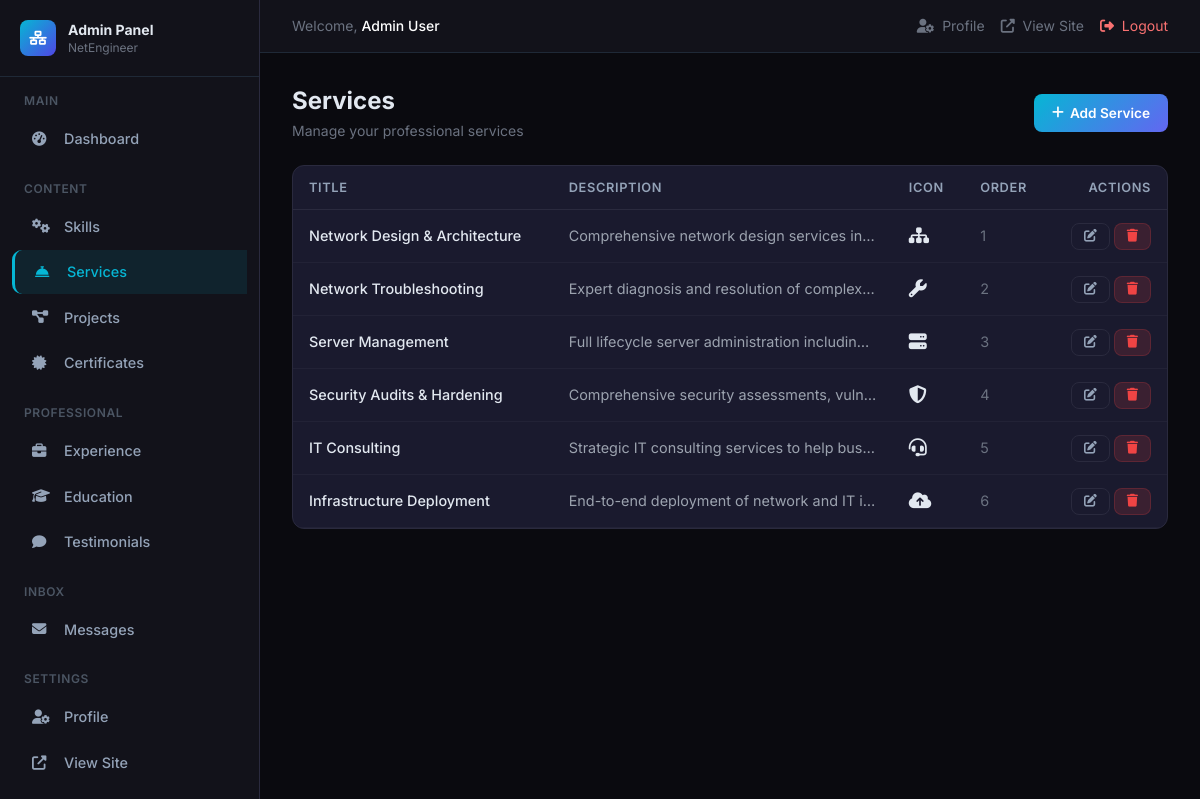
Screenshot of /admin/services.php (signed in) with the database file from the repository.
### tables this page shows
CREATE TABLE `site_settings` (
    `id` INT UNSIGNED AUTO_INCREMENT PRIMARY KEY,
    `site_name` VARCHAR(255) NOT NULL DEFAULT 'Network Engineer Portfolio',
    `site_title` VARCHAR(500) DEFAULT NULL,
    `site_description` TEXT DEFAULT NULL,
    `logo` VARCHAR(500) DEFAULT NULL,
    `favicon` VARCHAR(500) DEFAULT NULL,
    `created_at` TIMESTAMP DEFAULT CURRENT_TIMESTAMP,
    `updated_at` TIMESTAMP DEFAULT CURRENT_TIMESTAMP ON UPDATE CURRENT_TIMESTAMP
);

CREATE TABLE `services` (
    `id` INT UNSIGNED AUTO_INCREMENT PRIMARY KEY,
    `title` VARCHAR(255) NOT NULL,
    `description` TEXT NOT NULL,
    `icon` VARCHAR(100) DEFAULT NULL,
    `display_order` INT UNSIGNED NOT NULL DEFAULT 0,
    `created_at` TIMESTAMP DEFAULT CURRENT_TIMESTAMP,
    `updated_at` TIMESTAMP DEFAULT CURRENT_TIMESTAMP ON UPDATE CURRENT_TIMESTAMP,
    INDEX `idx_services_order` (`display_order`)
);

### config/database.php (called while the page is built, shortened)
<?php
function getDB(): PDO {
    static $pdo = null;
    if ($pdo === null) {
        try {
            $dsn = "mysql:host=" . DB_HOST . ";dbname=" . DB_NAME . ";charset=" . DB_CHARSET;
            $options = [
                PDO::ATTR_ERRMODE            => PDO::ERRMODE_EXCEPTION,
                PDO::ATTR_DEFAULT_FETCH_MODE => PDO::FETCH_ASSOC,
                PDO::ATTR_EMULATE_PREPARES   => false,
                PDO::MYSQL_ATTR_INIT_COMMAND => "SET NAMES utf8mb4 COLLATE utf8mb4_unicode_ci",
            ];
            $pdo = new PDO($dsn, DB_USER, DB_PASS, $options);
        } catch (PDOException $e) {
            error_log("Database connection failed: " . $e->getMessage());
            die("Database connection failed. Please check your configuration.");
        }
    }
    return $pdo;
}
function dbQuery(string $sql, array $params = []): array {
    $stmt = getDB()->prepare($sql);
    $stmt->execute($params);
    return $stmt->fetchAll();
}
function dbRow(string $sql, array $params = []): ?array {
    $stmt = getDB()->prepare($sql);
    $stmt->execute($params);
    $row = $stmt->fetch();
    return $row ?: null;
}

### includes/functions.php (called while the page is built, shortened)
<?php
function generateCsrfToken(): string {
    $token = bin2hex(random_bytes(32));
    return $token;
}
function getCsrfToken(): string {
    if (!isset($_SESSION['csrf_token'])) {
        return generateCsrfToken();
    }
    return $_SESSION['csrf_token'];
}
function e(?string $value): string {
    return htmlspecialchars($value ?? '', ENT_QUOTES | ENT_HTML5, 'UTF-8');
}
function isLoggedIn(): bool {
    return isset($_SESSION['user_id']);
}
function getCurrentUser(): ?array {
    return $_SESSION['user_data'] ?? null;
}
function truncate(string $text, int $length = 100, string $suffix = '...'): string {
    return mb_substr($text, 0, $length - mb_strlen($suffix)) . $suffix;
}
function getSiteSettings(): ?array {
    return dbRow("SELECT * FROM site_settings LIMIT 1");
}

### admin/services.php (the view, shortened to what this page needs)
<?php
require_once __DIR__ . '/../config/database.php';
require_once __DIR__ . '/../includes/functions.php';
require_once __DIR__ . '/includes/header.php';
$items = dbQuery("SELECT * FROM services ORDER BY display_order ASC");
?>
<div class="flex items-center justify-between mb-6">
    <div><h1 class="text-2xl font-bold">Services</h1><p class="text-gray-500 text-sm mt-1">Manage your professional services</p></div>
    <button onclick="document.getElementById('formModal').classList.remove('hidden')" class="btn btn-primary"><i class="fas fa-plus"></i> Add Service</button>
</div>
<div class="stat-card p-0 overflow-hidden">
    <div class="table-container">
        <table>
            <thead><tr><th>Title</th><th>Description</th><th>Icon</th><th>Order</th><th class="text-right">Actions</th></tr></thead>
            <tbody>
                <?php if (empty($items)): ?><tr><td colspan="5" class="text-center text-gray-500 py-10">No services found.</td></tr>
                <?php else: ?>
                    <?php foreach ($items as $item): ?>
                        <tr>
                            <td class="font-medium"><?= e($item['title']) ?></td>
                            <td class="text-gray-400 max-w-xs truncate"><?= e(truncate($item['description'], 80)) ?></td>
                            <td class="text-lg"><?= $item['icon'] ? '<i class="' . e($item['icon']) . '"></i>' : '-' ?></td>
                            <td class="text-gray-500"><?= $item['display_order'] ?></td>
                            <td class="text-right">
                                <a href="?action=edit&id=<?= $item['id'] ?>" class="btn btn-sm btn-outline"><i class="fas fa-edit"></i></a>
                                <a href="?delete=1&id=<?= $item['id'] ?>&csrf_token=<?= getCsrfToken() ?>" class="btn btn-sm btn-danger confirm-delete"><i class="fas fa-trash"></i></a>
                            </td>
                        </tr>
                    <?php endforeach; ?>
                <?php endif; ?>
            </tbody>
        </table>
    </div>
</div>
<?php require_once __DIR__ . '/includes/footer.php'; ?>

### admin/includes/header.php (shortened to what this page needs)
<?php
require_once __DIR__ . '/../../config/database.php';
require_once __DIR__ . '/../../includes/functions.php';
$siteSettings = getSiteSettings();
$currentUser = getCurrentUser();
$currentPage = basename($_SERVER['PHP_SELF']);
?>
<!DOCTYPE html>
<html lang="en" data-theme="dark">
<head>
    <link rel="stylesheet" href="https://cdnjs.cloudflare.com/ajax/libs/font-awesome/6.5.1/css/all.min.css">
    <script src="https://cdn.tailwindcss.com"></script>
</head>
<body>
<?php if (basename($_SERVER['PHP_SELF']) !== 'login.php'): ?>
    <aside class="sidebar">
        <div class="p-5 border-b border-gray-800">
            <a href="index.php" class="flex items-center gap-3">
                <span class="w-9 h-9 rounded-lg bg-gradient-to-br from-network-500 to-primary-600 flex items-center justify-center text-white text-sm">
                    <i class="fas fa-network-wired"></i>
                </span>
                <div>
                    <div class="font-bold text-sm">Admin Panel</div>
                    <div class="text-xs text-gray-500"><?= e($siteSettings['site_name'] ?? 'Portfolio') ?></div>
                </div>
            </a>
        </div>
        <div class="py-4">
            <div class="text-xs uppercase tracking-wider text-gray-600 px-6 mb-2 font-semibold">Main</div>
            <a href="index.php" class="nav-item <?= $currentPage === 'index.php' ? 'active' : '' ?>"><i class="fas fa-tachometer-alt w-5"></i> Dashboard</a>
            <div class="text-xs uppercase tracking-wider text-gray-600 px-6 mt-5 mb-2 font-semibold">Content</div>
            <a href="skills.php" class="nav-item <?= $currentPage === 'skills.php' ? 'active' : '' ?>"><i class="fas fa-cogs w-5"></i> Skills</a>
            <a href="services.php" class="nav-item <?= $currentPage === 'services.php' ? 'active' : '' ?>"><i class="fas fa-concierge-bell w-5"></i> Services</a>
            <a href="projects.php" class="nav-item <?= $currentPage === 'projects.php' ? 'active' : '' ?>"><i class="fas fa-project-diagram w-5"></i> Projects</a>
            <a href="certificates.php" class="nav-item <?= $currentPage === 'certificates.php' ? 'active' : '' ?>"><i class="fas fa-certificate w-5"></i> Certificates</a>
            <div class="text-xs uppercase tracking-wider text-gray-600 px-6 mt-5 mb-2 font-semibold">Professional</div>
            <a href="experience.php" class="nav-item <?= $currentPage === 'experience.php' ? 'active' : '' ?>"><i class="fas fa-briefcase w-5"></i> Experience</a>
            <a href="education.php" class="nav-item <?= $currentPage === 'education.php' ? 'active' : '' ?>"><i class="fas fa-graduation-cap w-5"></i> Education</a>
            <a href="testimonials.php" class="nav-item <?= $currentPage === 'testimonials.php' ? 'active' : '' ?>"><i class="fas fa-comment w-5"></i> Testimonials</a>
            <div class="text-xs uppercase tracking-wider text-gray-600 px-6 mt-5 mb-2 font-semibold">Inbox</div>
            <a href="messages.php" class="nav-item <?= $currentPage === 'messages.php' ? 'active' : '' ?>">
                <i class="fas fa-envelope w-5"></i> Messages
            </a>
            <div class="text-xs uppercase tracking-wider text-gray-600 px-6 mt-5 mb-2 font-semibold">Settings</div>
            <a href="profile.php" class="nav-item <?= $currentPage === 'profile.php' ? 'active' : '' ?>"><i class="fas fa-user-cog w-5"></i> Profile</a>
            <a href="../index.php" class="nav-item" target="_blank"><i class="fas fa-external-link-alt w-5"></i> View Site</a>
            <a href="logout.php" class="nav-item text-red-400"><i class="fas fa-sign-out-alt w-5"></i> Logout</a>
        </div>
    </aside>
    <div class="main-content">
        <div class="hidden md:flex items-center justify-between px-8 py-4 border-b border-gray-800 bg-[#12121a]">
            <div class="text-sm text-gray-500">
                Welcome, <span class="text-white font-medium"><?= e($currentUser['full_name'] ?? 'Admin') ?></span>
            </div>
            <div class="flex items-center gap-4">
                <a href="profile.php" class="text-sm text-gray-500 hover:text-network-400 transition-colors">
                    <i class="fas fa-user-cog mr-1"></i> Profile
                </a>
                <a href="../index.php" target="_blank" class="text-sm text-gray-500 hover:text-network-400 transition-colors">
                    <i class="fas fa-external-link-alt mr-1"></i> View Site
                </a>
                <a href="logout.php" class="text-sm text-red-400 hover:text-red-300 transition-colors">
                    <i class="fas fa-sign-out-alt mr-1"></i> Logout
                </a>
            </div>
        </div>
        <div class="p-6 md:p-8">
<?php endif; ?>

### admin/includes/header.php (style rules this page uses)
:root { --bg-dark: #0a0a0f; --bg-card: #12121a; --bg-card-2: #1a1a2e; --border: #2a2a3e; --text: #e2e8f0; --text-muted: #94a3b8; --primary: #6366f1; --network: #06b6d4; }
* { margin:0; padding:0; box-sizing:border-box; }
body { font-family: 'Inter', sans-serif; background: var(--bg-dark); color: var(--text); overflow-x: hidden; }
.sidebar { width:260px; height:100vh; position:fixed; left:0; top:0; background:var(--bg-card); border-right:1px solid var(--border); overflow-y:auto; z-index:100; transition:transform 0.3s; }
.main-content { margin-left:260px; min-height:100vh; }
.nav-item { display:flex; align-items:center; gap:12px; padding:11px 20px; border-radius:10px; transition:all 0.2s; color:var(--text-muted); text-decoration:none; font-size:0.9rem; font-weight:500; margin:2px 12px; }
.nav-item:hover, .nav-item.active { background:rgba(6,182,212,0.1); color:var(--network); }
.nav-item.active { border-left:3px solid var(--network); border-radius:10px 0 0 10px; }
.stat-card { background:var(--bg-card-2); border:1px solid var(--border); border-radius:12px; padding:20px; transition:all 0.3s; }
.table-container { overflow-x:auto; }
table { width:100%; border-collapse:collapse; }
th { text-align:left; padding:12px 16px; font-size:0.8rem; text-transform:uppercase; letter-spacing:0.05em; color:var(--text-muted); border-bottom:1px solid var(--border); font-weight:600; }
td { padding:12px 16px; border-bottom:1px solid rgba(42,42,62,0.5); font-size:0.9rem; }
.btn { display:inline-flex; align-items:center; gap:6px; padding:9px 18px; border-radius:8px; font-size:0.85rem; font-weight:600; cursor:pointer; transition:all 0.2s; border:none; text-decoration:none; }
.btn-primary { background:linear-gradient(135deg,var(--network),var(--primary)); color:#fff; }
.btn-danger { background:rgba(239,68,68,0.15); color:#ef4444; border:1px solid rgba(239,68,68,0.2); }
.btn-outline { background:transparent; color:var(--text-muted); border:1px solid var(--border); }
.btn-sm { padding:6px 12px; font-size:0.8rem; }

### rows the page displays
site_settings: site_name "NetEngineer"
services: title "Network Design & Architecture", description "Comprehensive network design services in…", display_order "1"
services: title "Network Troubleshooting", description "Expert diagnosis and resolution of complex…", display_order "2"
services: title "Server Management", description "Full lifecycle server administration includin…", display_order "3"
services: title "Security Audits & Hardening", description "Comprehensive security assessments, vuln…", display_order "4"
services: title "IT Consulting", description "Strategic IT consulting services to help bus…", display_order "5"
services: title "Infrastructure Deployment", description "End-to-end deployment of network and IT i…", display_order "6"

### other values shown
$currentUser['full_name'] "Admin User"
